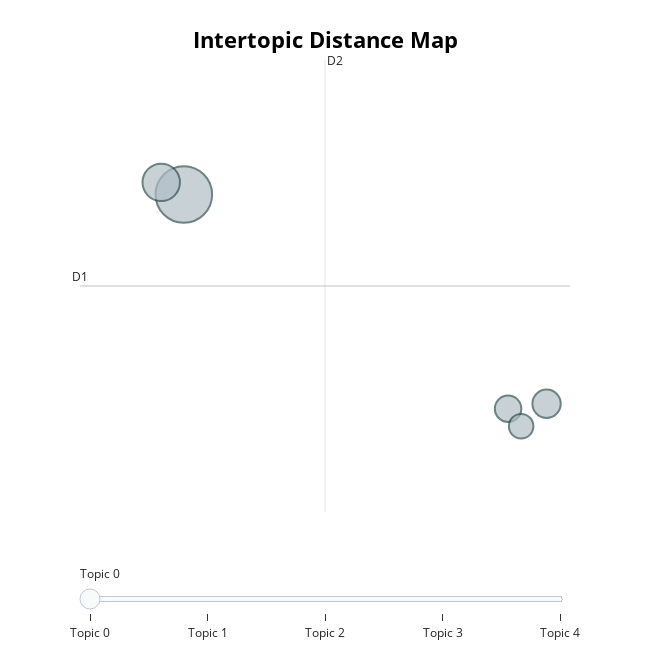

Notebook code cell kept with this figure:
### Code cell
# Creating clusters for a single year
single_year_model = cluster_data(df,min_topic_size=5)
# Saving the BERTopic model
single_year_model.save("./models/bertopic_model_"+str(years[0]))
display(single_year_model.get_topic_info())
single_year_model.visualize_topics()

### Figure 1 — Plotly figure (JSON) as saved in the notebook; plotly's stock layout.template omitted (floating-point values rounded to 4 significant figures)
{"data": [{"customdata": [[0, "books | degeneration | water | conditions | case", 32], [1, "energy | new | effect | chemistry | zeeman", 14], [2, "fowl | sterna | domesticated | deformed | fox", 8], [3, "botanical | torrey | club | notes | botany", 7], [4, "society | biological | washington | medical | activities", 6]], "hovertemplate": "<b>Topic %{customdata[0]}</b><br>%{customdata[1]}<br>Size: %{customdata[2]}", "legendgroup": "", "marker": {"color": "#B0BEC5", "line": {"color": "DarkSlateGrey", "width": 2}, "size": [32, 14, 8, 7, 6], "sizemode": "area", "sizeref": 0.02, "symbol": "circle"}, "mode": "markers", "name": "", "orientation": "v", "showlegend": false, "type": "scatter", "x": [-10.1, -10.54, -3.041, -3.79, -3.536], "xaxis": "x", "y": [29.09, 29.53, 21.52, 21.34, 20.7], "yaxis": "y"}], "layout": {"annotations": [{"showarrow": false, "text": "D1", "x": -12.12, "y": 25.78, "yshift": 10}, {"showarrow": false, "text": "D2", "x": -7.354, "xshift": 10, "y": 33.96}], "height": 650, "hoverlabel": {"bgcolor": "white", "font": {"family": "Rockwell", "size": 16}}, "legend": {"itemsizing": "constant", "tracegroupgap": 0}, "margin": {"t": 60}, "shapes": [{"line": {"color": "#CFD8DC", "width": 2}, "type": "line", "x0": -7.354, "x1": -7.354, "y0": 17.6, "y1": 33.96}, {"line": {"color": "#9E9E9E", "width": 2}, "type": "line", "x0": -12.12, "x1": -2.585, "y0": 25.78, "y1": 25.78}], "sliders": [{"active": 0, "pad": {"t": 50}, "steps": [{"args": [{"marker.color": [["red", "#B0BEC5", "#B0BEC5", "#B0BEC5", "#B0BEC5"]]}], "label": "Topic 0", "method": "update"}, {"args": [{"marker.color": [["#B0BEC5", "red", "#B0BEC5", "#B0BEC5", "#B0BEC5"]]}], "label": "Topic 1", "method": "update"}, {"args": [{"marker.color": [["#B0BEC5", "#B0BEC5", "red", "#B0BEC5", "#B0BEC5"]]}], "label": "Topic 2", "method": "update"}, {"args": [{"marker.color": [["#B0BEC5", "#B0BEC5", "#B0BEC5", "red", "#B0BEC5"]]}], "label": "Topic 3", "method": "update"}, {"args": [{"marker.color": [["#B0BEC5", "#B0BEC5", "#B0BEC5", "#B0BEC5", "red"]]}], "label": "Topic 4", "method": "update"}]}], "title": {"font": {"color": "Black", "size": 22}, "text": "<b>Intertopic Distance Map</b>", "x": 0.5, "xanchor": "center", "y": 0.95, "yanchor": "top"}, "width": 650, "xaxis": {"anchor": "y", "domain": [0, 1], "range": [-12.12, -2.585], "title": {"text": ""}, "visible": false}, "yaxis": {"anchor": "x", "domain": [0, 1], "range": [17.6, 33.96], "title": {"text": ""}, "visible": false}}}
